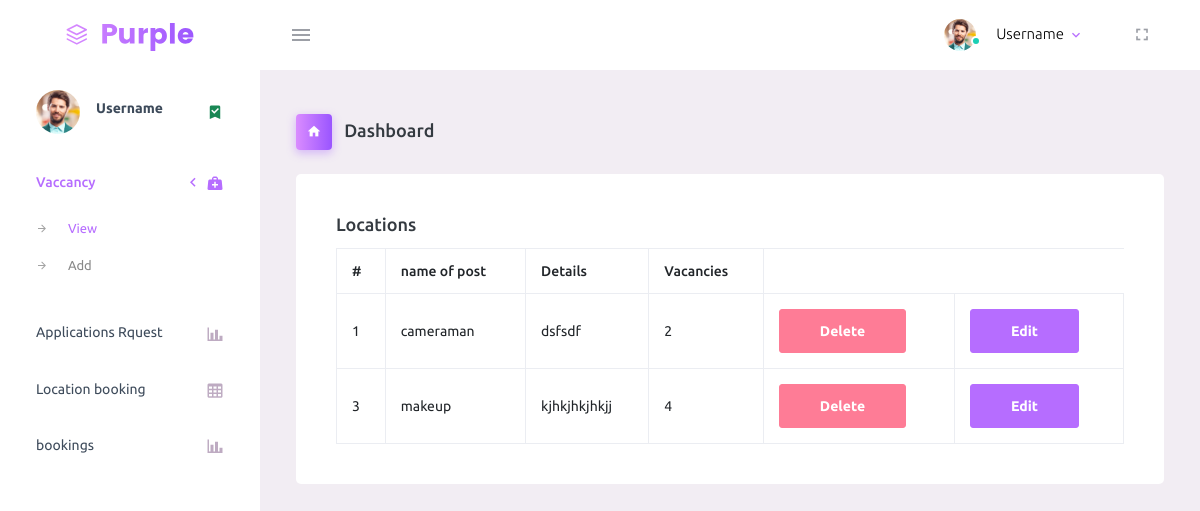
The app's page /hiring_team/view_vaccancy.php (signed in) with its own data.
### tables this page shows
CREATE TABLE `vacancy` (
  `vacancy_id` int(30) NOT NULL,
  `login_id` int(30) NOT NULL,
  `name` varchar(40) NOT NULL,
  `details` varchar(100) NOT NULL,
  `vacancies` int(10) NOT NULL
);

### hiring_team/view_vaccancy.php (the view, shortened to what this page needs)
<?php
include '../connection.php';
$login_id = $_SESSION['login_id'];
$query = "SELECT * FROM vacancy WHERE login_id = '$login_id'";
$result = mysqli_query($con, $query);
$tableData = '';
if (mysqli_num_rows($result) > 0) {
    while ($row = mysqli_fetch_assoc($result)) {
        $tableData .= "<tr>";
        $tableData .= "<td>" . $row['vacancy_id'] . "</td>";
        $tableData .= "<td>" . $row['name'] . "</td>";
        $tableData .= "<td>" . $row['details'] . "</td>";
        $tableData .= "<td>" . $row['vacancies'] . "</td>";
        $tableData .= "<td>
        <form method='post' >
                    <button type='submit' data-id=". $row['vacancy_id']." class='btn btn-danger' name='delete_location' value=" . $row['vacancy_id'] . ">Delete</button>
                </form>
                </td>";
        $tableData .= "<td>
       <a href='/film/hiring_team/edit_vacancy.php?id=". $row['vacancy_id']."'> <button type='button' id='editbt' data-id=". $row['vacancy_id']." class='btn btn-primary' data-toggle='modal' data-target='#exampleModal'>
        Edit
      </button></a>
        </td>";
        $tableData .= "</tr>";
    }
} else {
    $tableData .= "<tr><td colspan='5'>No data found</td></tr>";
}
?>
<!DOCTYPE html>
<html lang="en">
  <head>
    <link rel="stylesheet" href="../assets/vendors/mdi/css/materialdesignicons.min.css">
    <link rel="stylesheet" href="../assets/vendors/css/vendor.bundle.base.css">
    <link rel="stylesheet" href="../assets/css/style.css">
  </head>
  <body>
     <?php include 'navbar_hiringteam.php'; ?>
      <div class="container-fluid page-body-wrapper">
     <?php include 'sidebar_hiringteam.php'; ?>
        <div class="main-panel">
          <div class="content-wrapper">
            <div class="page-header">
              <h3 class="page-title">
                <span class="page-title-icon bg-gradient-primary text-white me-2">
                  <i class="mdi mdi-home"></i>
                </span> Dashboard
              </h3>
            </div>
            <div class="row">
              <div class="col-lg-12 grid-margin stretch-card">
                <div class="card">
                  <div class="card-body">
                    <h4 class="card-title">Locations  </h4>
                    <table class="table table-bordered">
                        <thead>
                            <tr>
                                <th># </th>
                                <th> name of post </th>
                                <th> Details </th>
                                <th> Vacancies </th>
                            </tr>
                        </thead>
                        <tbody>
                            <?php echo $tableData; ?>
                        </tbody>
                    </table>
                  </div>
                </div>
              </div>
            </div>
          </div>
        </div>
      </div>
  </body>
</html>

### records on screen
vacancy: vacancy_id "1", name "cameraman", details "dsfsdf", vacancies "2"
vacancy: vacancy_id "3", name "makeup", details "kjhkjhkjhkjj", vacancies "4"
